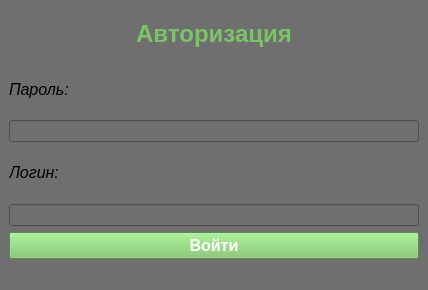
<?xml version="1.0" encoding="UTF-8"?>
<ui version="4.0">
 <class>MainWindow</class>
 <widget class="QMainWindow" name="MainWindow">
  <property name="geometry">
   <rect>
    <x>0</x>
    <y>0</y>
    <width>428</width>
    <height>290</height>
   </rect>
  </property>
  <property name="windowTitle">
   <string>Authorisation</string>
  </property>
  <property name="styleSheet">
   <string notr="true">background-color: rgb(111, 111, 111);</string>
  </property>
  <widget class="QWidget" name="centralwidget">
   <layout class="QVBoxLayout" name="verticalLayout_2">
    <item>
     <layout class="QVBoxLayout" name="verticalLayout">
      <item>
       <widget class="QLabel" name="Autolabel">
        <property name="text">
         <string>&lt;html&gt;&lt;head/&gt;&lt;body&gt;&lt;p align=&quot;center&quot;&gt;&lt;span style=&quot; font-size:18pt; font-weight:600; color:#79c564;&quot;&gt;Авторизация&lt;/span&gt;&lt;/p&gt;&lt;/body&gt;&lt;/html&gt;</string>
        </property>
       </widget>
      </item>
      <item>
       <widget class="QLabel" name="Autolabel_3">
        <property name="text">
         <string>&lt;html&gt;&lt;head/&gt;&lt;body&gt;&lt;p&gt;&lt;span style=&quot; font-size:12pt; font-style:italic;&quot;&gt;Пароль:&lt;/span&gt;&lt;/p&gt;&lt;/body&gt;&lt;/html&gt;</string>
        </property>
       </widget>
      </item>
      <item>
       <widget class="QLineEdit" name="lineEdit"/>
      </item>
      <item>
       <widget class="QLabel" name="Autolabel_2">
        <property name="text">
         <string>&lt;html&gt;&lt;head/&gt;&lt;body&gt;&lt;p&gt;&lt;span style=&quot; font-size:12pt; font-style:italic;&quot;&gt;Логин:&lt;/span&gt;&lt;/p&gt;&lt;/body&gt;&lt;/html&gt;</string>
        </property>
       </widget>
      </item>
      <item>
       <widget class="QLineEdit" name="lineEdit_2"/>
      </item>
      <item>
       <widget class="QPushButton" name="AutoButton">
        <property name="palette">
         <palette>
          <active>
           <colorrole role="Button">
            <brush brushstyle="SolidPattern">
             <color alpha="255">
              <red>121</red>
              <green>197</green>
              <blue>100</blue>
             </color>
            </brush>
           </colorrole>
           <colorrole role="Text">
            <brush brushstyle="SolidPattern">
             <color alpha="255">
              <red>255</red>
              <green>255</green>
              <blue>255</blue>
             </color>
            </brush>
           </colorrole>
           <colorrole role="ButtonText">
            <brush brushstyle="SolidPattern">
             <color alpha="255">
              <red>255</red>
              <green>255</green>
              <blue>255</blue>
             </color>
            </brush>
           </colorrole>
           <colorrole role="Base">
            <brush brushstyle="SolidPattern">
             <color alpha="255">
              <red>121</red>
              <green>197</green>
              <blue>100</blue>
             </color>
            </brush>
           </colorrole>
           <colorrole role="Window">
            <brush brushstyle="SolidPattern">
             <color alpha="255">
              <red>121</red>
              <green>197</green>
              <blue>100</blue>
             </color>
            </brush>
           </colorrole>
          </active>
          <inactive>
           <colorrole role="Button">
            <brush brushstyle="SolidPattern">
             <color alpha="255">
              <red>121</red>
              <green>197</green>
              <blue>100</blue>
             </color>
            </brush>
           </colorrole>
           <colorrole role="Text">
            <brush brushstyle="SolidPattern">
             <color alpha="255">
              <red>255</red>
              <green>255</green>
              <blue>255</blue>
             </color>
            </brush>
           </colorrole>
           <colorrole role="ButtonText">
            <brush brushstyle="SolidPattern">
             <color alpha="255">
              <red>255</red>
              <green>255</green>
              <blue>255</blue>
             </color>
            </brush>
           </colorrole>
           <colorrole role="Base">
            <brush brushstyle="SolidPattern">
             <color alpha="255">
              <red>121</red>
              <green>197</green>
              <blue>100</blue>
             </color>
            </brush>
           </colorrole>
           <colorrole role="Window">
            <brush brushstyle="SolidPattern">
             <color alpha="255">
              <red>121</red>
              <green>197</green>
              <blue>100</blue>
             </color>
            </brush>
           </colorrole>
          </inactive>
          <disabled>
           <colorrole role="Button">
            <brush brushstyle="SolidPattern">
             <color alpha="255">
              <red>121</red>
              <green>197</green>
              <blue>100</blue>
             </color>
            </brush>
           </colorrole>
           <colorrole role="Text">
            <brush brushstyle="SolidPattern">
             <color alpha="255">
              <red>120</red>
              <green>120</green>
              <blue>120</blue>
             </color>
            </brush>
           </colorrole>
           <colorrole role="ButtonText">
            <brush brushstyle="SolidPattern">
             <color alpha="255">
              <red>120</red>
              <green>120</green>
              <blue>120</blue>
             </color>
            </brush>
           </colorrole>
           <colorrole role="Base">
            <brush brushstyle="SolidPattern">
             <color alpha="255">
              <red>121</red>
              <green>197</green>
              <blue>100</blue>
             </color>
            </brush>
           </colorrole>
           <colorrole role="Window">
            <brush brushstyle="SolidPattern">
             <color alpha="255">
              <red>121</red>
              <green>197</green>
              <blue>100</blue>
             </color>
            </brush>
           </colorrole>
          </disabled>
         </palette>
        </property>
        <property name="font">
         <font>
          <family>MS Shell Dlg 2</family>
          <pointsize>12</pointsize>
          <weight>75</weight>
          <bold>true</bold>
         </font>
        </property>
        <property name="styleSheet">
         <string notr="true">background-color: rgb(121, 197, 100);</string>
        </property>
        <property name="text">
         <string>Войти</string>
        </property>
       </widget>
      </item>
     </layout>
    </item>
   </layout>
  </widget>
  <widget class="QStatusBar" name="statusbar"/>
 </widget>
 <resources/>
 <connections/>
</ui>
